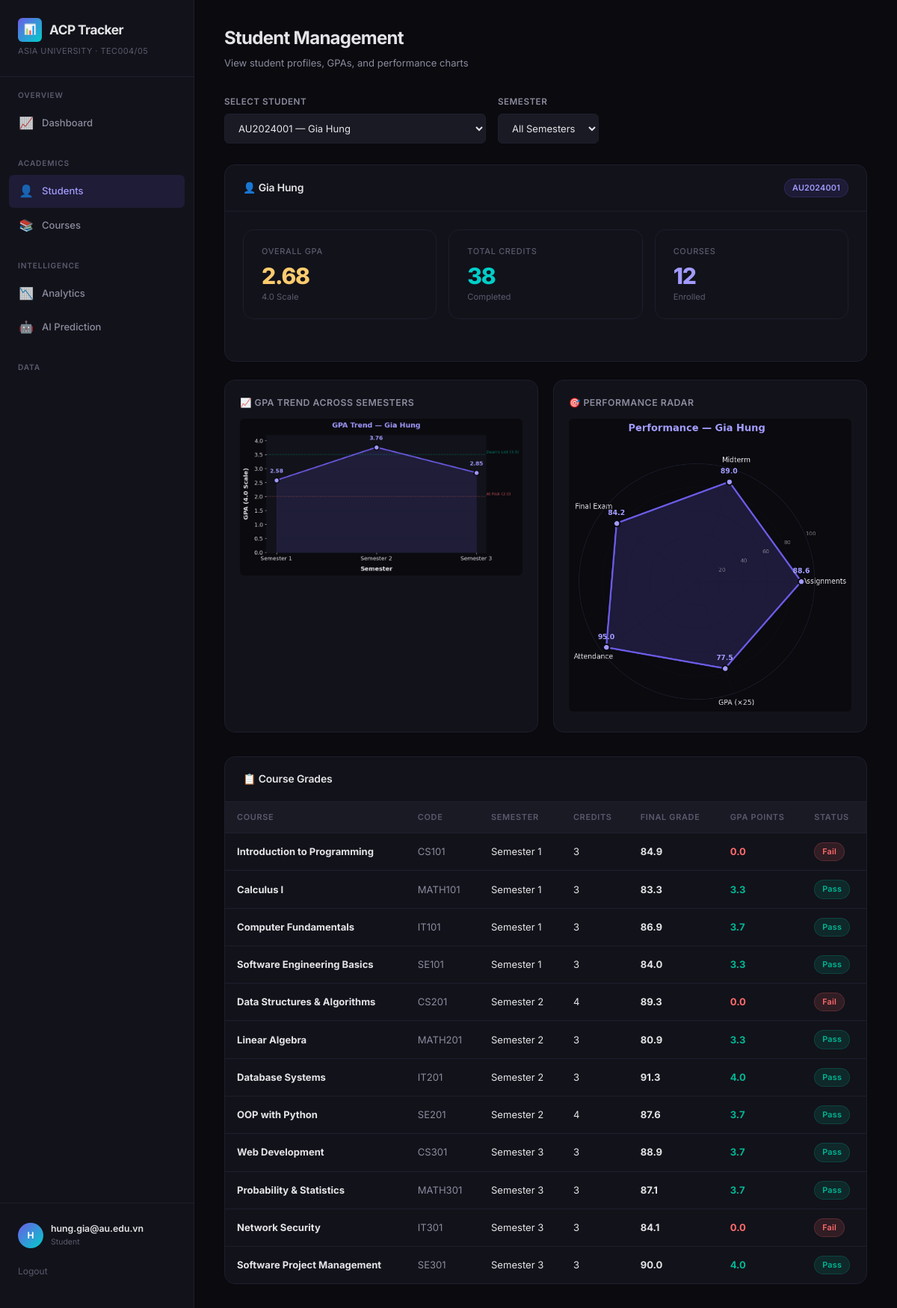
Screenshot of /students (signed in) with the database file from the repository.
### tables this page shows
CREATE TABLE Students (
    id INTEGER PRIMARY KEY AUTOINCREMENT,
    student_code TEXT UNIQUE NOT NULL,
    name TEXT NOT NULL,
    email TEXT,
    date_of_birth TEXT,
    role TEXT DEFAULT 'student'
);

CREATE TABLE Grades (
    id INTEGER PRIMARY KEY AUTOINCREMENT,
    enrollment_id INTEGER NOT NULL,
    assignment_id INTEGER NOT NULL,
    score REAL,
    graded_date TEXT,
    UNIQUE(enrollment_id, assignment_id),
    FOREIGN KEY (enrollment_id) REFERENCES Enrollments(id),
    FOREIGN KEY (assignment_id) REFERENCES Assignments(id)
);

CREATE TABLE Courses (
    id INTEGER PRIMARY KEY AUTOINCREMENT,
    course_code TEXT UNIQUE NOT NULL,
    name TEXT NOT NULL,
    credits INTEGER NOT NULL,
    semester_id INTEGER NOT NULL,
    instructor_id INTEGER,
    FOREIGN KEY (semester_id) REFERENCES Semesters(id),
    FOREIGN KEY (instructor_id) REFERENCES Instructors(id)
);

CREATE TABLE Semesters (
    id INTEGER PRIMARY KEY AUTOINCREMENT,
    name TEXT NOT NULL,
    year INTEGER NOT NULL,
    start_date TEXT,
    end_date TEXT
);

### app.py (the view)
@app.route("/students")
@login_required
@require_role("admin", "instructor", "student")
def students_page():
    student_id = request.args.get("student_id", type=int)
    semester_id = request.args.get("semester_id", type=int)
    semesters = get_semesters()
    cache_bust = str(int(time.time()))
    scope_id = _student_scope_id()
    if scope_id:
        student_id = scope_id
    students = Student.all()
    if scope_id:
        students = [s for s in students if s.id == scope_id]
    selected_student = None
    gpa_info = {"gpa": 0, "total_credits": 0, "courses_count": 0}
    course_grades = []
    charts = {"trend": "empty.png", "radar": "empty.png"}
    if student_id:
        selected_student = Student.from_db(student_id)
        if selected_student:
            gpa_info = calculate_gpa(student_id, semester_id)
            df = get_student_course_grades(semester_id)
            if not df.empty:
                course_grades = df[df["student_id"] == student_id].to_dict("records")
            trend_file = gpa_trend_line(
                get_student_semester_gpas(student_id), selected_student.name, f"trend_{student_id}.png"
            )
            radar_file = performance_radar(
                get_student_performance_radar(student_id, semester_id),
                selected_student.name, f"radar_{student_id}.png",
            )
            charts = {"trend": trend_file, "radar": radar_file}
    return render_template(
        "students.html",
        active_page="students",
        students=students,
        semesters=semesters,
        current_semester=semester_id,
        selected_student=selected_student,
        gpa_info=gpa_info,
        course_grades=course_grades,
        charts=charts,
        cache_bust=cache_bust,
    )

### analytics/engine.py (called while the page is built)
def _calculate_course_grade(group):
    total = 0.0
    weight_sum = 0.0
    for _, row in group.iterrows():
        if pd.notna(row["score"]):
            total += (row["score"] / row["max_score"]) * row["weight"]
            weight_sum += row["weight"]
    if weight_sum == 0:
        return None
    return round((total / weight_sum) * 100, 2)

def calculate_gpa(student_id, semester_id=None):
    df = get_student_course_grades(semester_id)
    if df.empty:
        return {"gpa": 0.0, "total_credits": 0, "courses_count": 0}
    student_df = df[df["student_id"] == student_id]
    if student_df.empty:
        return {"gpa": 0.0, "total_credits": 0, "courses_count": 0}
    weighted_sum = (student_df["gpa_points"] * student_df["credits"]).sum()
    total_credits = student_df["credits"].sum()
    gpa = round(weighted_sum / total_credits, 2) if total_credits > 0 else 0.0
    return {
        "gpa": gpa,
        "total_credits": int(total_credits),
        "courses_count": len(student_df),
    }

def get_student_semester_gpas(student_id):
    with get_connection() as conn:
        semesters = conn.execute("SELECT * FROM Semesters ORDER BY id").fetchall()
    trend = []
    for sem in semesters:
        gpa_info = calculate_gpa(student_id, sem["id"])
        trend.append({
            "semester_id": sem["id"],
            "semester_name": sem["name"],
            "gpa": gpa_info["gpa"],
        })
    return trend

### app.py (called while the page is built)
def get_semesters():
    return execute_query("SELECT * FROM Semesters ORDER BY id", fetchall=True)

def _student_scope_id():
    if session.get("user_role") == "student":
        return session.get("user_id", 1)
    return None

### config.py (called while the page is built)
def score_to_gpa4(score):
    for (low, high), gpa in GPA_SCALE.items():
        if low <= score <= high:
            return gpa
    return 0.0

### database/connection.py (called while the page is built)
@contextmanager
def get_connection():
    conn = sqlite3.connect(config.DB_PATH)
    conn.row_factory = sqlite3.Row
    conn.execute("PRAGMA foreign_keys = ON")
    try:
        yield conn
        conn.commit()
    except Exception:
        conn.rollback()
        raise
    finally:
        conn.close()

def execute_query(query, params=(), fetchone=False, fetchall=False):
    with get_connection() as conn:
        cursor = conn.execute(query, params)
        if fetchone:
            return cursor.fetchone()
        if fetchall:
            return cursor.fetchall()
        return cursor.lastrowid

### templates/students.html (shortened to what this page needs)
{% extends "base.html" %}
{% block content %}
<div class="page-header">
    <h2>Student Management</h2>
    <p class="page-subtitle">View student profiles, GPAs, and performance charts</p>
</div>
<div style="display: flex; gap: 16px; margin-bottom: 28px; align-items: flex-end;">
    <div class="form-group" style="margin-bottom: 0; flex: 1; max-width: 350px;">
        <label class="form-label">Select Student</label>
        <select class="form-select" id="student-select" onchange="window.location.href='{{ url_for('students_page') }}?student_id=' + this.value">
            {% for s in students %}
                <option value="{{ s.id }}" {% if selected_student and selected_student.id == s.id %}selected{% endif %}>
                    {{ s.student_code }} — {{ s.name }}
                </option>
            {% endfor %}
        </select>
    </div>
    <div class="form-group" style="margin-bottom: 0; max-width: 200px;">
        <label class="form-label">Semester</label>
        <select class="form-select" id="semester-select" onchange="updateStudentPage()">
            <option value="">All Semesters</option>
        </select>
    </div>
</div>
{% if selected_student %}
<div class="card animate-in" style="margin-bottom: 24px;">
    <div class="card-header">
        <h3>👤 {{ selected_student.name }}</h3>
        <span class="badge badge-accent">{{ selected_student.student_code }}</span>
    </div>
    <div class="card-body">
        <div class="stats-grid">
            <div class="stat-card">
                <div class="stat-label">Overall GPA</div>
                <div class="stat-value {% if gpa_info.gpa >= 3.0 %}success{% elif gpa_info.gpa >= 2.0 %}warning{% else %}danger{% endif %}">
                    {{ "%.2f"|format(gpa_info.gpa) }}
                </div>
                <div class="stat-change">4.0 Scale</div>
            </div>
            <div class="stat-card">
                <div class="stat-label">Total Credits</div>
                <div class="stat-value teal">{{ gpa_info.total_credits }}</div>
                <div class="stat-change">Completed</div>
            </div>
            <div class="stat-card">
                <div class="stat-label">Courses</div>
                <div class="stat-value accent">{{ gpa_info.courses_count }}</div>
                <div class="stat-change">Enrolled</div>
            </div>
        </div>
    </div>
</div>
<div class="charts-grid">
    <div class="chart-container">
        <div class="chart-title">📈 GPA Trend Across Semesters</div>
        <img src="{{ url_for('static', filename='charts/' + charts.trend) }}?t={{ cache_bust }}" alt="GPA Trend">
    </div>
    <div class="chart-container">
        <div class="chart-title">🎯 Performance Radar</div>
        <img src="{{ url_for('static', filename='charts/' + charts.radar) }}?t={{ cache_bust }}" alt="Performance Radar">
    </div>
</div>
<div class="card animate-in">
    <div class="card-header">
        <h3>📋 Course Grades</h3>
    </div>
    <div class="card-body flush">
        <table class="data-table" id="student-grades-table">
            <thead>
                <tr>
                    <th>Course</th>
                    <th>Code</th>
                    <th>Semester</th>
                    <th>Credits</th>
                    <th>Final Grade</th>
                    <th>GPA Points</th>
                    <th>Status</th>
                </tr>
            </thead>
            <tbody>
                {% for g in course_grades %}
                <tr>
                    <td><strong>{{ g.course_name }}</strong></td>
                    <td style="color: var(--text-secondary);">{{ g.course_code }}</td>
                    <td>{{ g.semester_name }}</td>
                    <td>{{ g.credits }}</td>
                    <td style="font-weight: 700;">{{ "%.1f"|format(g.final_grade) if g.final_grade else 'N/A' }}</td>
                    <td>
                        <span style="color: {% if g.gpa_points >= 3.0 %}var(--success){% elif g.gpa_points >= 2.0 %}var(--warning){% else %}var(--danger){% endif %}; font-weight: 700;">
                            {{ "%.1f"|format(g.gpa_points) }}
                        </span>
                    </td>
                    <td>
                        {% if g.gpa_points >= 3.0 %}
                            <span class="badge badge-success">Pass</span>
                        {% elif g.gpa_points >= 1.0 %}
                            <span class="badge badge-warning">Pass</span>
                        {% else %}
                            <span class="badge badge-danger">Fail</span>
                        {% endif %}
                    </td>
                </tr>
                {% endfor %}
            </tbody>
        </table>
    </div>
</div>
{% endif %}
{% endblock %}

### templates/base.html (shortened to what this page needs)
<!DOCTYPE html>
<html lang="en">
<head>
    <link rel="stylesheet" href="{{ url_for('static', filename='css/style.css') }}">
</head>
<body>
    <div class="app-layout">
        <aside class="sidebar">
            <div class="sidebar-brand">
                <h1>
                    <span class="brand-icon">📊</span>
                    ACP Tracker
                </h1>
                <div class="brand-sub">Asia University · TEC004/05</div>
            </div>
            <nav class="sidebar-nav">
                <div class="nav-section">
                    <div class="nav-section-title">Overview</div>
                    <a href="{{ url_for('dashboard') }}" class="nav-link {% if active_page == 'dashboard' %}active{% endif %}" id="nav-dashboard">
                        <span class="nav-icon">📈</span> Dashboard
                    </a>
                </div>
                <div class="nav-section">
                    <div class="nav-section-title">Academics</div>
                    <a href="{{ url_for('students_page') }}" class="nav-link {% if active_page == 'students' %}active{% endif %}" id="nav-students">
                        <span class="nav-icon">👤</span> Students
                    </a>
                    <a href="{{ url_for('courses_page') }}" class="nav-link {% if active_page == 'courses' %}active{% endif %}" id="nav-courses">
                        <span class="nav-icon">📚</span> Courses
                    </a>
                </div>
                <div class="nav-section">
                    <div class="nav-section-title">Intelligence</div>
                    <a href="{{ url_for('analytics_page') }}" class="nav-link {% if active_page == 'analytics' %}active{% endif %}" id="nav-analytics">
                        <span class="nav-icon">📉</span> Analytics
                    </a>
                    <a href="{{ url_for('prediction_page') }}" class="nav-link {% if active_page == 'prediction' %}active{% endif %}" id="nav-prediction">
                        <span class="nav-icon">🤖</span> AI Prediction
                    </a>
                </div>
                <div class="nav-section">
                    <div class="nav-section-title">Data</div>
                </div>
            </nav>
            <div class="sidebar-footer">
                <div class="user-badge">
                    <div class="user-avatar">{{ (session.get('user_name', 'A'))[0] | upper }}</div>
                    <div class="user-info">
                        <div class="user-name">{{ session.get('user_name', 'Guest') }}</div>
                        <div class="user-role">{{ session.get('user_role', 'guest') }}</div>
                    </div>
                </div>
                {% if session.get('user_role') %}
                <a href="{{ url_for('logout') }}" style="display:block; margin-top:12px; font-size:0.8rem; color: var(--text-tertiary);">Logout</a>
                {% else %}
                <a href="{{ url_for('login') }}" style="display:block; margin-top:12px; font-size:0.8rem; color: var(--accent-secondary);">Login</a>
                {% endif %}
            </div>
        </aside>
        <main class="main-content">
            {% block content %}{% endblock %}
        </main>
    </div>
</body>
</html>

### rows the page displays
Students: get "hung.gia@au.edu.vn", name "Gia Hung", student_code "AU2024001"
Grades: course_name "Introduction to Programming", course_code "CS101", semester_name "Semester 1", credits "3", final_grade "84.9", gpa_points "0.0", shows "Fail"
Courses: course_name "Calculus I", course_code "MATH101"
Semesters: semester_name "Semester 1" "Semester 1" "Semester 1"
Courses: course_name "Computer Fundamentals", course_code "IT101"
Courses: course_name "Software Engineering Basics", course_code "SE101"
Courses: course_name "Data Structures & Algorithms", course_code "CS201"
Semesters: semester_name "Semester 2" "Semester 2" "Semester 2" "Semester 2"
Courses: course_name "Linear Algebra", course_code "MATH201"
Courses: course_name "Database Systems", course_code "IT201"
Courses: course_name "OOP with Python", course_code "SE201"
Courses: course_name "Web Development", course_code "CS301"
Semesters: semester_name "Semester 3" "Semester 3" "Semester 3" "Semester 3"
Courses: course_name "Probability & Statistics", course_code "MATH301"
Courses: course_name "Network Security", course_code "IT301"
Courses: course_name "Software Project Management", course_code "SE301"

### other values shown
{{ (session.get('user_name', 'A'))[0] | upper }} "H"
{{ session.get('user_role', 'guest') }} "Student"
{{ "%.2f"|format(gpa_info.gpa) }} "2.68"
{{ gpa_info.total_credits }} "38"
{{ gpa_info.courses_count }} "12"
{{ g.credits }} "3" "3" "3" "4" "3" "3" "4" "3" "3" "3" "3"
{{ "%.1f"|format(g.final_grade) if g.final_grade else 'N/A' }} "83.3" "86.9" "84.0" "89.3" "80.9" "91.3" "87.6" "88.9" "87.1" "84.1" "90.0"
{{ "%.1f"|format(g.gpa_points) }} "3.3" "3.7" "3.3" "0.0" "3.3" "4.0" "3.7" "3.7" "3.7" "0.0" "4.0"
form field value "AU2024001 — Gia Hung"
